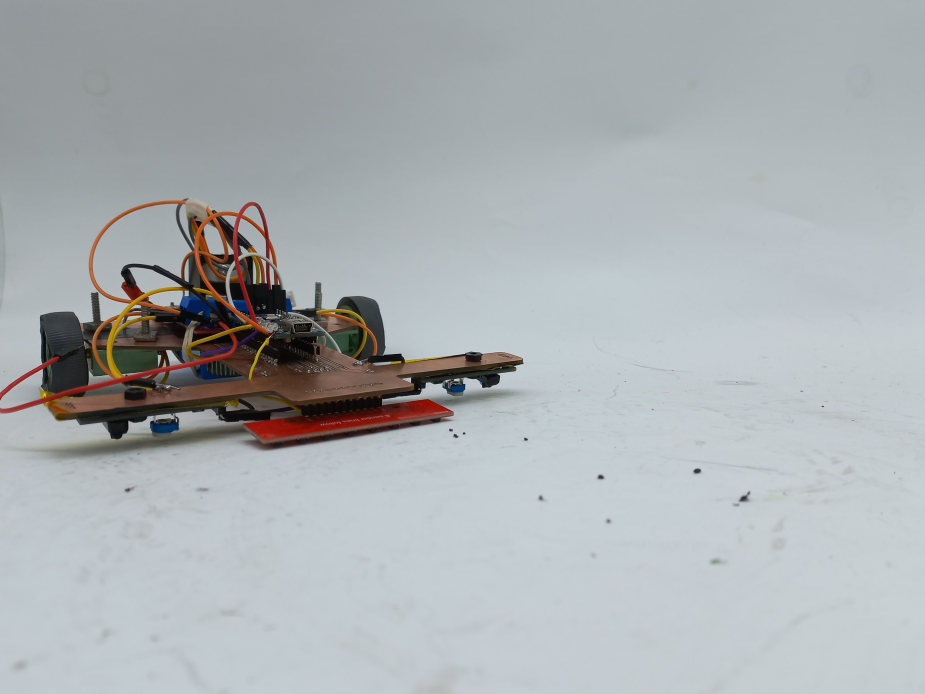
#> input picture imgs/orden propuesto/20221110_180913.png, 4624 x 3468 px, given in place of 0.png, which was not available (shown at 1/5 size)
$ python calendars.py
#> lines starting #> are read from the running program, lines starting #| are printed output that depends on the picture; pictures that were not available may be replaced by others from this repository, and a replacement may not be noted
### dates.py
import numpy as np

# CONSTANTS
REFERENCE_YEAR = 1000
JAN_01_REF = 2

# Returns the first day of the week of the given year
def first_day_year(year):
    year_delta = year - REFERENCE_YEAR
    days_from_ref = 365 * year_delta + int(year_delta/4) - int(year_delta/100) + int(year_delta/400)
    if not ((year%4 == 0 and year%100 != 0) or year%400 == 0):
         days_from_ref += 1
    return (days_from_ref + JAN_01_REF) % 7

# Returns the difference from 30 days of each month, taking leap years into account
def get_deltas_of_months(year):
    deltas = {0 : 1, 1 : -2, 2 : 1, 3 : 0, 4 : 1, 5 : 0, 6 : 1, 7 : 1, 8 : 0, 9 : 1, 10 : 0, 11 : 1}
    if (year%4 == 0 and year%100 != 0) or year%400 == 0:
        deltas[1] += 1
    return deltas

# Returns the day of the week given a starting day and a delta in days
def weekday_delta(start, delta):
    return (start + delta) % 7

# [2 lines that do not run on import are left out]

### calendars.py
from PIL import Image, ImageDraw, ImageFont
from dates import first_day_year, get_deltas_of_months, weekday_delta
import textwrap
import numpy as np

# CONSTANTS
NUMBER_TO_DAYS = np.array(['LUNES', 'MARTES', 'MIERCOLES', 'JUEVES',
                           'VIERNES', 'SABADO', 'DOMINGO'])
NUMBER_TO_MONTHS = np.array(['ENERO', 'FEBRERO', 'MARZO', 'ABRIL',
                    'MAYO', 'JUNIO', 'JULIO', 'AGOSTO',
                    'SEPTIEMBRE', 'OCTUBRE', 'NOVIEMBRE', 'DICIEMBRE'])
WHITE = 255, 255, 255
BLACK = 0, 0, 0
YELLOW = 230, 208, 44

def generate_calendar(year):
    month_deltas = get_deltas_of_months(year)
    first_day = first_day_year(year)
    past_day = 31

    side_x = 200
    side_y = 120
    side = side_x, side_y

    template = get_template(side)
#> in get_template, `template = Image.new('RGB', (width, height), WHITE)`: template: PIL image 1420x980 RGB; every value is 255
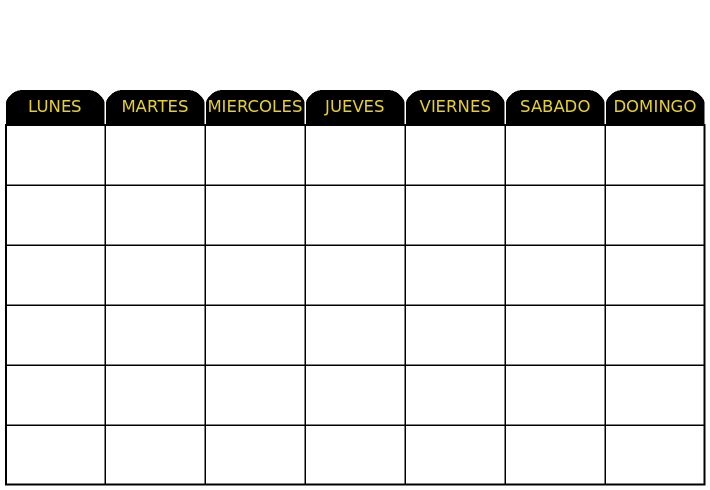
#> template: PIL image 1420x980 RGB (shown at 1/2 size); mean R, G, B 230.5, 230.4, 229.4
    font_month = ImageFont.truetype("fonts/Circus.ttf", 128)

    img_array = []

    for i in range(12):
        total_days = 30 + month_deltas[i]
        days = (first_day, past_day, total_days)
        enumerate_i = enumerate_template(days, template.copy(), side)
#> after the loop in enumerate_template, `for i in range(7):`: color = (181, 38, 38); number = 1
#> after the loop in enumerate_template, `for j in range(2, 7):`: color = (240, 132, 132); number = 5
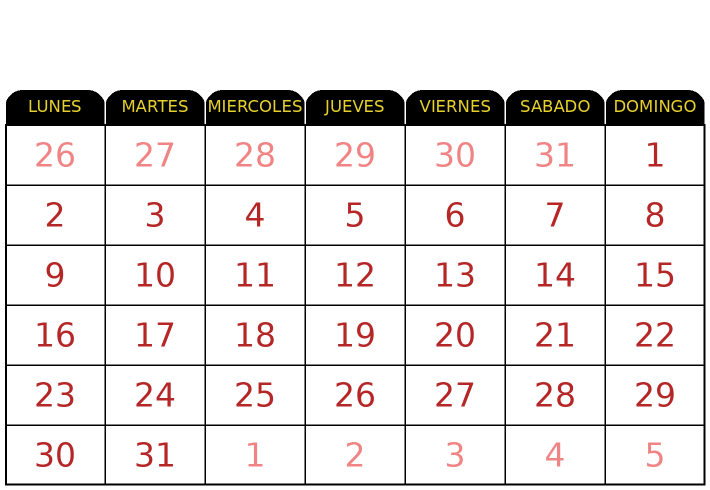
#> enumerate_i: PIL image 1420x980 RGB (shown at 1/2 size); mean R, G, B 228.8, 224.7, 223.7

        draw = ImageDraw.Draw(enumerate_i)

        first_day = weekday_delta(first_day, total_days)
        past_day = total_days

        draw.text([3*side_x + 10 + side_x/2, 10 + 3*side_y//4], text=NUMBER_TO_MONTHS[i], fill='purple', anchor='mm', font=font_month, spacing=0, align='center')

        width = side_x * 7 + 20
        height = side_y * 8 + 20
        img = Image.new('RGB', (width, height + 2*width//3 + 50), WHITE)
#> img: PIL image 1420x1976 RGB; every value is 255
        photo = Image.open(f'imgs/{i}.png')
#> photo is the input picture: PIL image 4624x3468 RGB; mean R, G, B 171.4, 176.6, 179.1

        photo = photo.resize((width-20, 2*(width-20)//3))
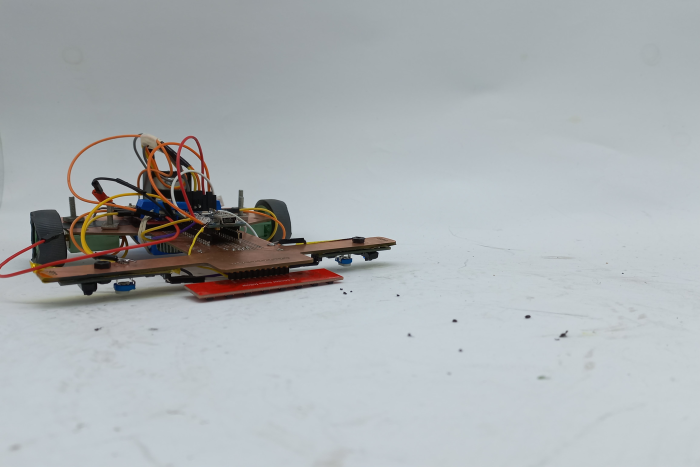
#> photo: PIL image 1400x933 RGB (shown at 1/2 size); mean R, G, B 171.4, 176.6, 179.1

        draw_img = ImageDraw.Draw(img)


        Image.Image.paste(img, enumerate_i, (0, 2*(width-20)//3 + 25))
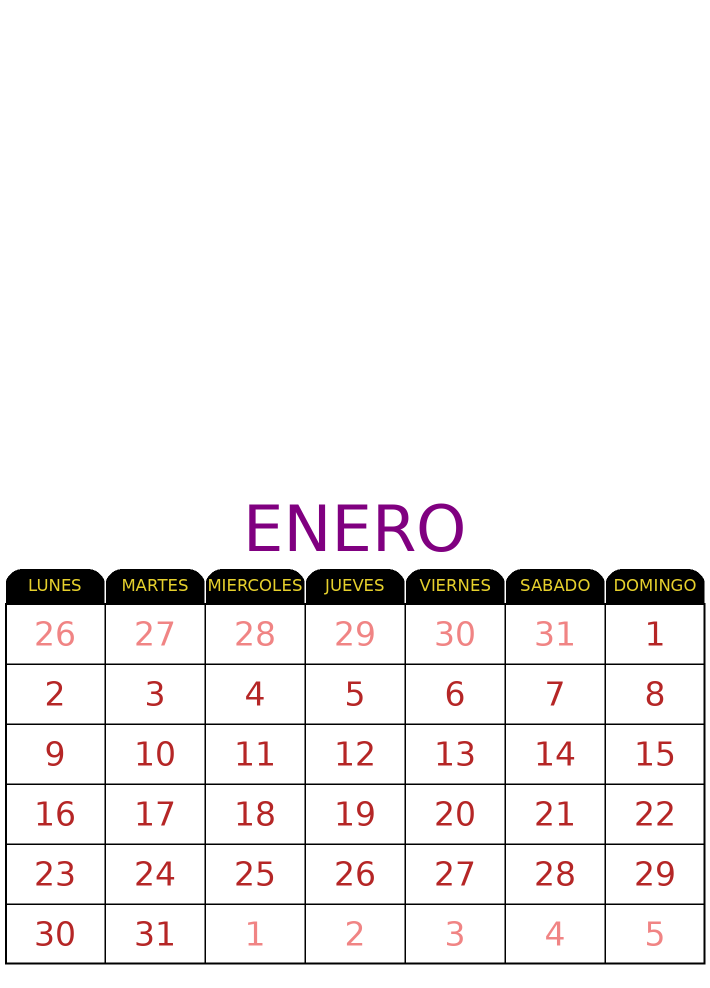
#> img: PIL image 1420x1976 RGB (shown at 1/2 size); mean R, G, B 241.3, 238.6, 238.8

        Image.Image.paste(img, photo, (10, 25))
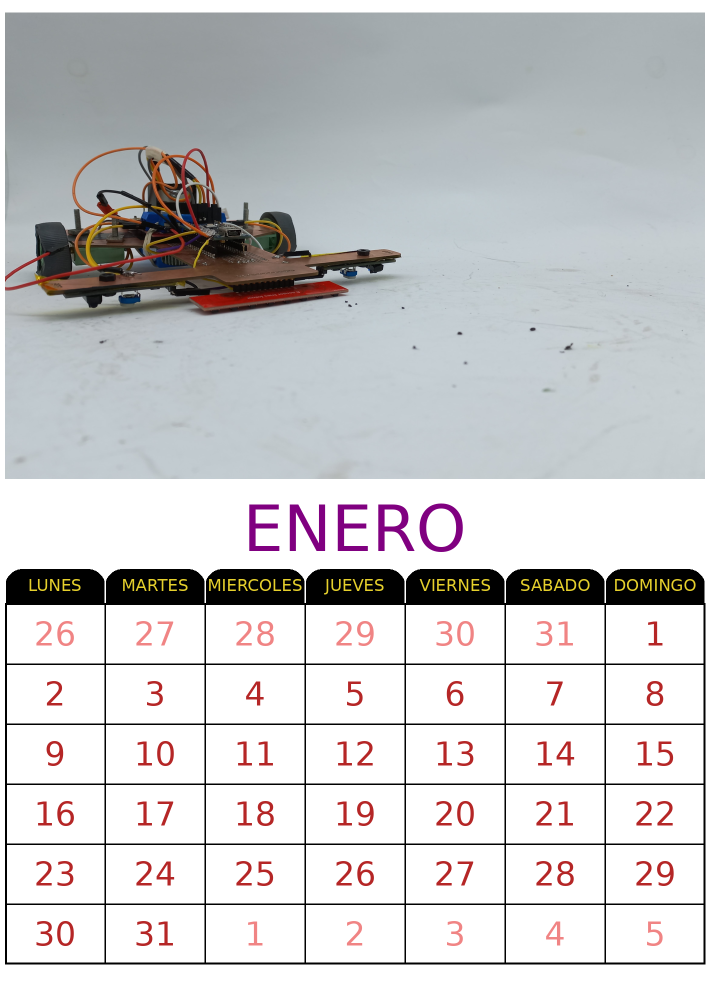
#> img: PIL image 1420x1976 RGB (shown at 1/2 size); mean R, G, B 202.4, 202.1, 203.5

        draw_img.rectangle([10, 25, 10 + width-20, 25 + 2*(width-20)//3], outline=BLACK, fill=None, width=side_x//30)

        img.save(f'calendar_out/{i}.png')
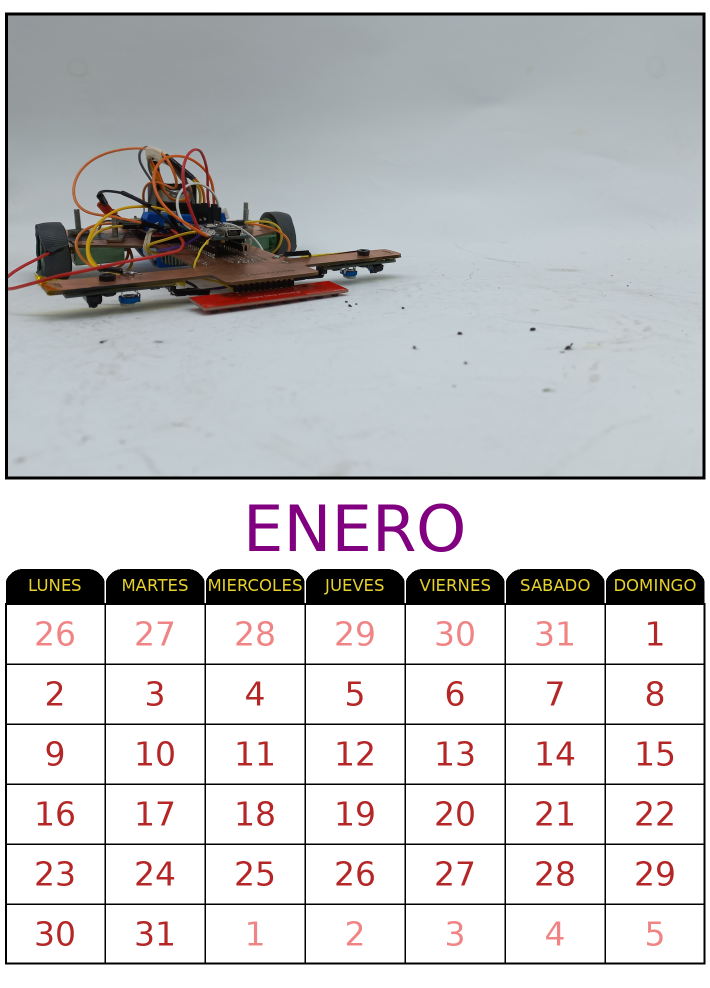
#> saved as 0.png: PIL image 1420x1976 RGB (shown at 1/2 size); mean R, G, B 200.6, 200.2, 201.6
        img_array.append(img)

    img_array[0].save('calendar_out/calendar.pdf', save_all=True, append_images=img_array[1:])

    return


def get_template(side, save = None):
    try:
        side_x, side_y = side
    except:
        side_x = side
        side_y = side

    width = side_x * 7 + 20
    height = side_y * 8 + 20

    template = Image.new('RGB', (width, height), WHITE)
    draw = ImageDraw.Draw(template)

    font_days = ImageFont.truetype("fonts/AURORA-PRO.otf", side_x//6)

    for i in range(7):
        draw.rounded_rectangle([i*side_x + 10, (1*side_y)//2 + side_y, (i+1)*side_x + 10, 2*side_y + 10], radius=side_x//4, outline=BLACK, fill=BLACK)
        draw.rectangle([i*side_x + 10, 3*side_y//4 + side_y, (i+1)*side_x + 10, 2*side_y + 10], outline=BLACK, fill=BLACK)
        draw.rectangle([i*side_x + 10, 0*side_y + 10 + side_y, (i+1)*side_x + 10, 2*side_y + 10], outline=WHITE, fill=None, width=side_x//100)
        draw.text([i*side_x + 10 + side_x//2, 3*side_y/4 + 10/4 + side_y], text=NUMBER_TO_DAYS[i], fill=YELLOW, anchor='mm', font=font_days, spacing=0, align='center')

    for i in range(7):
        for j in range(1, 7):
            draw.rectangle([i*side_x + 10, (j+1)*side_y + 10, (i+1)*side_x + 10, (j+2)*side_y + 10], outline=BLACK, fill=None, width=side_x//100)

    draw.rectangle([0*side_x + 10, 2*side_y + 10 - side_x//100, (6+1)*side_x + 10, (6+2)*side_y + 10], outline=BLACK, fill=None, width=side_x//100*2)

    if save is not None:
        try:
            template.save(save)
        except:
            print('save is not a valid path to save')

    return template

def enumerate_template(days, template, side, save=None):
    try:
        side_x, side_y = side
    except:
        side_x = side
        side_y = side

    try:
        first_day, past_day, total_days = days
    except:
        print('Wrong format for days')
        return -1

    draw = ImageDraw.Draw(template)
    font_number = ImageFont.truetype("fonts/DalekPinpointBold.ttf", side_x//3)
    number = past_day - first_day

    color = 240, 132, 132
    j = 1
    for i in range(7):
        if number >= past_day:
            number = number % past_day
            color = 181, 38, 38
        draw.text([i*side_x + 10 + side_x/2, (j+1)*side_y + 10 + side_y/2], text=str(number + 1), fill=color, anchor='mm', font=font_number, spacing=0, align='center')
        number += 1

    for j in range(2, 7):
        for i in range(7):
            if number >= total_days:
                number = number % total_days
                color = 240, 132, 132
            draw.text([i*side_x + 10 + side_x/2, (j+1)*side_y + 10 + side_y/2], text=str(number + 1), fill=color, anchor='mm', font=font_number, spacing=0, align='center')
            number += 1

    if save is not None:
        try:
            template.save(save)
        except:
            print('save is not a valid path to save')

    return template

if __name__ == '__main__':
    #side = (1000, 600)
    #template = get_template(side, save = 'imgs/template.png')
    #enumerate_template((5, 31, 28), template, side, save='imgs/grid.png')

#> (the run stopped early here; a loop or call above may not have finished)
